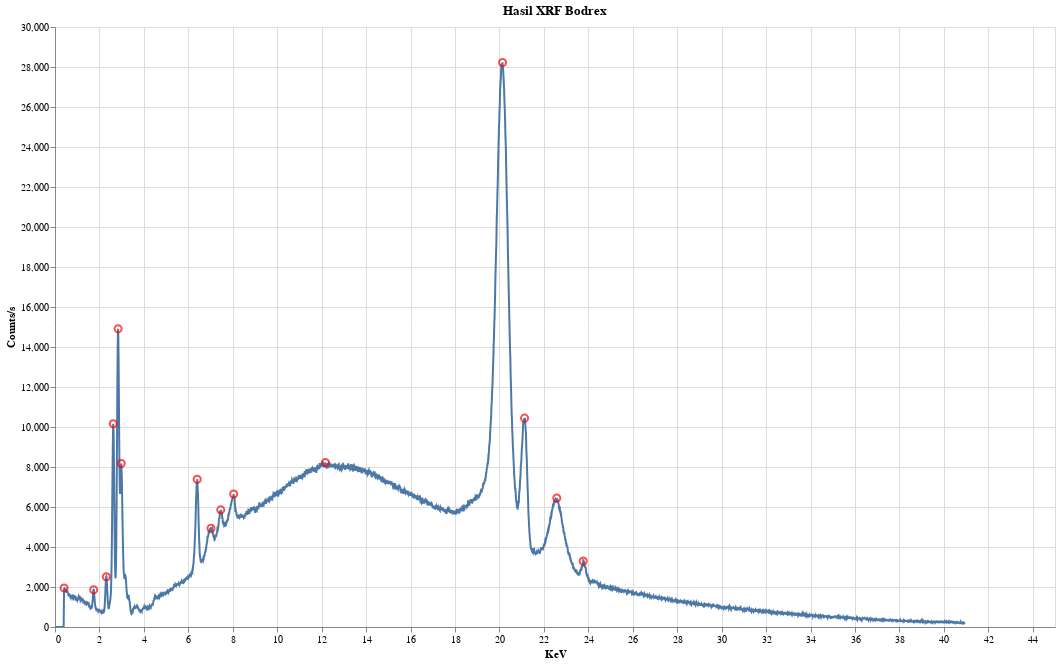

Source (notebook cell):
### Code cell
df_datas["bodrex"][["Peak (KeV)","Peak (count/s)"]] = plot_data(df_datas["bodrex"], "Hasil XRF Bodrex", width=1000, height=600, prominence=400)

### Figure 1 — Vega-Lite specification as saved in the notebook (floating-point values rounded to 4 significant figures; data arrays with more than 128 entries replaced by an {"elided": "..."} marker saying what was removed)
{"config": {"view": {"continuousWidth": 300, "continuousHeight": 300}}, "layer": [{"data": {"name": "data-772abea920d2f91512e8a95976b112bc"}, "mark": {"type": "line"}, "encoding": {"tooltip": [{"field": "x", "type": "quantitative"}, {"field": "y", "type": "quantitative"}], "x": {"field": "x", "title": "KeV", "type": "quantitative"}, "y": {"field": "y", "title": "Counts/s", "type": "quantitative"}}, "name": "view_1", "title": "Hasil XRF Bodrex"}, {"data": {"name": "data-90056943907e574b2ed88d3d3c4acef2"}, "mark": {"type": "point", "color": "red", "size": 50}, "encoding": {"tooltip": [{"field": "x", "type": "quantitative"}, {"field": "y", "type": "quantitative"}], "x": {"field": "x", "type": "quantitative"}, "y": {"field": "y", "type": "quantitative"}}}], "height": 600, "params": [{"name": "param_1", "select": {"type": "interval", "encodings": ["x", "y"]}, "bind": "scales", "views": ["view_1"]}], "width": 1000, "$schema": "https://vega.github.io/schema/vega-lite/v5.20.1.json", "datasets": {"data-772abea920d2f91512e8a95976b112bc": {"elided": "4096 records"}, "data-90056943907e574b2ed88d3d3c4acef2": [{"x": 0.41, "y": 1954.0}, {"x": 1.74, "y": 1866.0}, {"x": 2.31, "y": 2515.0}, {"x": 2.62, "y": 10170.0}, {"x": 2.84, "y": 14910.0}, {"x": 2.98, "y": 8176.0}, {"x": 6.4, "y": 7390.0}, {"x": 7.02, "y": 4941.0}, {"x": 7.46, "y": 5858.0}, {"x": 8.04, "y": 6647.0}, {"x": 12.17, "y": 8226.0}, {"x": 20.14, "y": 28220.0}, {"x": 21.13, "y": 10440.0}, {"x": 22.58, "y": 6447.0}, {"x": 23.77, "y": 3296.0}]}}
